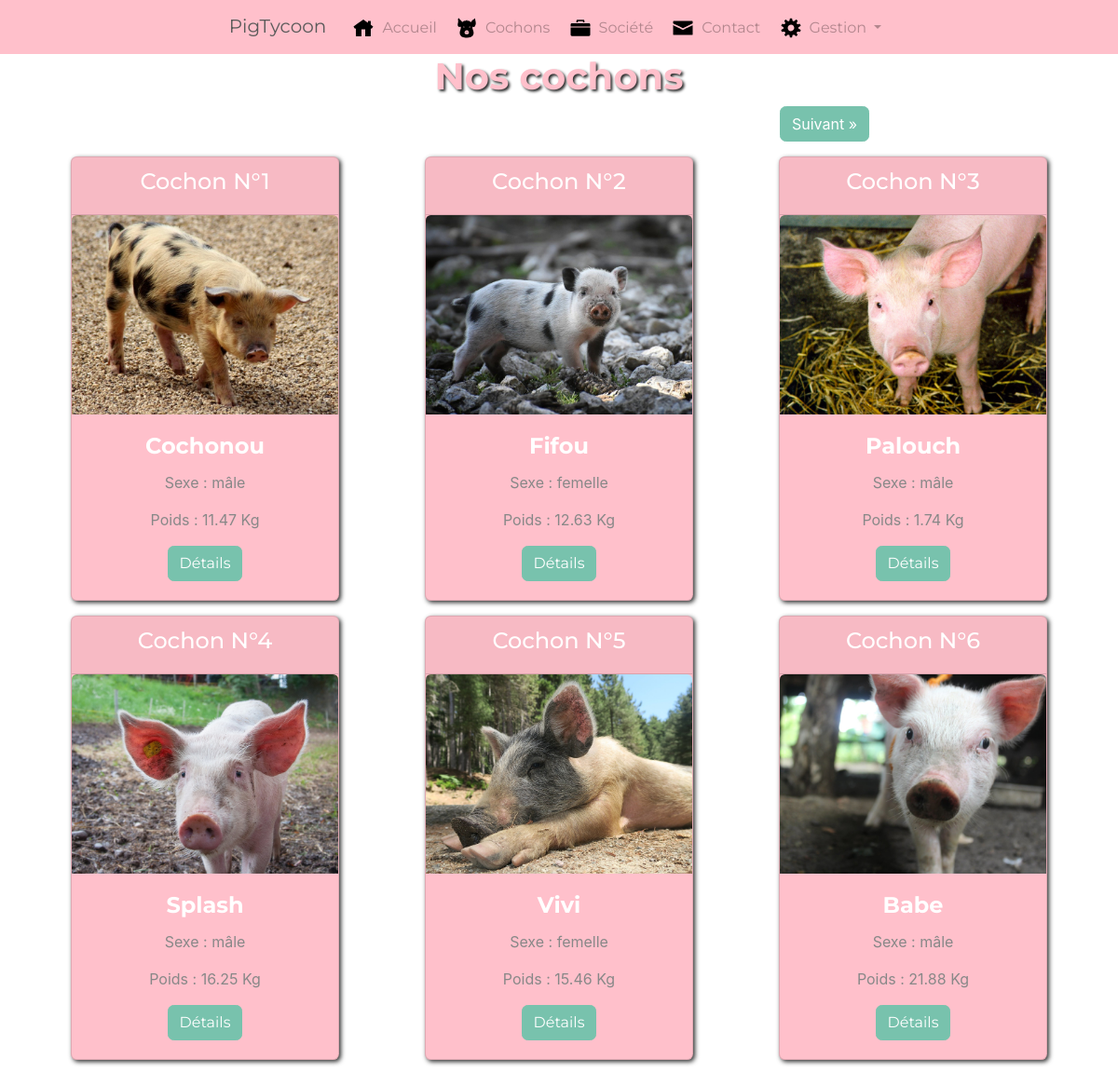
/index.php?action=listPigs&page=1, run on the app's committed database.
### tables this page shows
CREATE TABLE IF NOT EXISTS `pig` (
  `id_pig` int(11) NOT NULL AUTO_INCREMENT,
  `name_pig` varchar(100) NOT NULL,
  `sex_pig` tinyint(4) NOT NULL,
  `weight_pig` decimal(7,3) NOT NULL,
  `mother_pig` int(11) DEFAULT NULL,
  `father_pig` int(11) DEFAULT NULL,
  `birthdate_pig` datetime DEFAULT NULL,
  `deathdate_pig` datetime DEFAULT NULL,
  `state_pig` tinyint(4) NOT NULL DEFAULT '1',
  `thumbnail_pig` int(11) NOT NULL,
  `updated_at_pig` datetime DEFAULT NULL,
  PRIMARY KEY (`id_pig`)
);

CREATE TABLE IF NOT EXISTS `photo` (
  `id_photo` int(11) NOT NULL AUTO_INCREMENT,
  `name_photo` varchar(30) NOT NULL,
  `whichpig_photo` int(11) NOT NULL,
  PRIMARY KEY (`id_photo`)
);

CREATE TABLE IF NOT EXISTS `sex` (
  `id_sex` int(11) NOT NULL,
  `type_sex` varchar(100) NOT NULL,
  PRIMARY KEY (`id_sex`)
);

### controllers/frontoffice.php (called while the page is built, shortened)
<?php
require_once('models/PigManager.php');
function listPigs()
{
    $numpage = (!empty($_GET['page']) ? $_GET['page'] : 1);
    $limite = 6;
    $debut = ($numpage - 1) * $limite;
    $pigManager = new PigManager;
    $pigs = $pigManager->getPageOf6Pigs($debut, $limite);
    $pageLimite = (($pigManager->getNumberOfAlivePigs())['total_alive_pigs'] / $limite);
    require('views/frontoffice/listPigs.php');
}

### models/PigManager.php (called while the page is built, shortened)
<?php
class PigManager extends Manager
{
    function getPageOf6Pigs($debut, $limite)
    {
        $db = $this->dbConnect();
        $req = $db->prepare('SELECT
                           id_pig, name_pig, type_sex,
                           weight_pig, mother_pig, father_pig,
                           DATE_FORMAT(birthdate_pig, \'%d/%m/%Y à %Hh%imin%ss\') AS birthdate_pig,
                           DATE_FORMAT(deathdate_pig, \'%d/%m/%Y à %Hh%imin%ss\'),
                           state_pig, name_photo
                           FROM pig
                           LEFT JOIN photo
                           ON photo.id_photo = pig.thumbnail_pig
                           LEFT JOIN sex
                           ON pig.sex_pig = sex.id_sex
                           ORDER BY id_pig
                           LIMIT :debut, :limite;');
        $req->bindValue('debut', $debut, PDO::PARAM_INT);
        $req->bindValue('limite', $limite, PDO::PARAM_INT);
        $req->execute();
        return $req;
    }
    function getNumberOfAlivePigs()
    {
        $db = $this->dbConnect();
        $req = $db->query('SELECT
                           COUNT(*) AS total_alive_pigs
                           FROM pig
                           WHERE (deathdate_pig - birthdate_pig) != 0
                           OR (deathdate_pig - birthdate_pig) < 0');
        $row = $req->fetch();
        return $row;
    }
}

### views/frontoffice/listPigs.php (the view, shortened to what this page needs)
<div class="container text-center">
    <h1>Nos cochons</h1>
</div>
<div class="container">
    <div class="row ">
        <div class="col">
        </div>
        <div class="col">
            <ul class="pagination">
                <?php if ($numpage < $pageLimite) { ?>
                    <li class="page-item">
                        <a class="page-link" href="index.php?action=listPigs&page=<?php echo ($numpage + 1); ?>" aria-label="Next">
                            <span aria-hidden="true">Suivant &raquo;</span>
                        </a>
                    </li>
                <?php } ?>
            </ul>
        </div>
    </div>
    <div class="row row-cols-1 row-cols-md-3 row-cols-lg-3 row-cols-xl-3 justify-content-center">
        <?php
        while ($pig = $pigs->fetch()) {
        ?>
            <div class="col d-flex justify-content-center">
                <div class="card text-white bg-primary mb-3" style="max-width: 18rem;">
                    <div class="card-header text-center"><h4>Cochon N°<?= $pig['id_pig'] ?></h4></div>
                    <img src="./public/images/photos/<?= $pig['name_photo'] ?>" class="card-img-top" alt="...">
                    <div class="card-body text-center">
                        <h4 class="card-title"><b><?= htmlspecialchars($pig['name_pig']) ?></b></h4>
                        <p class="card-text text-muted">Sexe : <?= $pig['type_sex'] ?></p>
                        <p class="card-text text-muted">Poids : <?= round($pig['weight_pig'], 2) ?> Kg</p>
                        <a href="<?php echo("index.php?action=pig&id=".$pig['id_pig']) ?>" class="btn btn-primary">Détails</a>
                    </div>
                </div>
            </div>
        <?php
        }
        ?>
    </div>
</div>
<?php require('template.php'); ?>

### public/css/style.css (style rules this page uses)
.bg-primary { background-color: pink !important; }
body { margin-bottom: 100px; background-image: url("../images/others/bg4.jpg") !important; background-size: cover; background-attachment: fixed; }
h1 { color: pink; font-weight: bolder; text-shadow: 2px 2px 3px rgb(44, 44, 44); }
.pagination { width: 100%; text-align: center; }
.pagination li { display: inline-block; margin: 0 auto; }
.card { box-shadow: 2px 2px 5px rgb(44, 44, 44); }

### data on the page
pig: id_pig "1", photo.name_photo (picture), name_pig "Cochonou", sex.type_sex "mâle", weight_pig "11.47"
pig: id_pig "2", photo.name_photo (picture), name_pig "Fifou", sex.type_sex "femelle", weight_pig "12.63"
pig: id_pig "3", photo.name_photo (picture), name_pig "Palouch", sex.type_sex "mâle", weight_pig "1.74"
pig: id_pig "4", photo.name_photo (picture), name_pig "Splash", sex.type_sex "mâle", weight_pig "16.25"
pig: id_pig "5", photo.name_photo (picture), name_pig "Vivi", sex.type_sex "femelle", weight_pig "15.46"
pig: id_pig "6", photo.name_photo (picture), name_pig "Babe", sex.type_sex "mâle", weight_pig "21.88"
